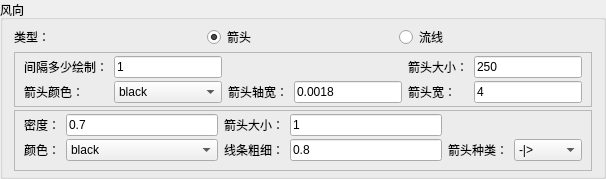
          <widget class="QGroupBox" name="groupBox_7">
           <property name="title">
            <string>风向</string>
           </property>
           <layout class="QGridLayout" name="gridLayout_7">
            <property name="topMargin">
             <number>5</number>
            </property>
            <property name="bottomMargin">
             <number>5</number>
            </property>
            <property name="verticalSpacing">
             <number>3</number>
            </property>
            <item row="1" column="0">
             <widget class="QFrame" name="frame">
              <property name="frameShape">
               <enum>QFrame::StyledPanel</enum>
              </property>
              <property name="frameShadow">
               <enum>QFrame::Raised</enum>
              </property>
              <layout class="QGridLayout" name="gridLayout_9">
               <property name="topMargin">
                <number>3</number>
               </property>
               <property name="bottomMargin">
                <number>3</number>
               </property>
               <property name="verticalSpacing">
                <number>3</number>
               </property>
               <item row="1" column="0">
                <widget class="QLabel" name="label_41">
                 <property name="text">
                  <string>箭头颜色：</string>
                 </property>
                </widget>
               </item>
               <item row="1" column="2">
                <widget class="QLabel" name="label_44">
                 <property name="text">
                  <string>箭头轴宽：</string>
                 </property>
                </widget>
               </item>
               <item row="1" column="1">
                <widget class="QComboBox" name="comboBox_11">
                 <item>
                  <property name="text">
                   <string>black</string>
                  </property>
                 </item>
                 <item>
                  <property name="text">
                   <string>white</string>
                  </property>
                 </item>
                 <item>
                  <property name="text">
                   <string>gray</string>
                  </property>
                 </item>
                 <item>
                  <property name="text">
                   <string>red</string>
                  </property>
                 </item>
                 <item>
                  <property name="text">
                   <string>blue</string>
                  </property>
                 </item>
                 <item>
                  <property name="text">
                   <string>green</string>
                  </property>
                 </item>
                 <item>
                  <property name="text">
                   <string>yellow</string>
                  </property>
                 </item>
                </widget>
               </item>
               <item row="1" column="4">
                <widget class="QLabel" name="label_45">
                 <property name="text">
                  <string>箭头宽：</string>
                 </property>
                </widget>
               </item>
               <item row="0" column="1">
                <widget class="QLineEdit" name="lineEdit_21">
                 <property name="text">
                  <string>1</string>
                 </property>
                </widget>
               </item>
               <item row="1" column="6">
                <widget class="QLineEdit" name="lineEdit_24">
                 <property name="text">
                  <string>4</string>
                 </property>
                </widget>
               </item>
               <item row="1" column="3">
                <widget class="QLineEdit" name="lineEdit_23">
                 <property name="text">
                  <string>0.0018</string>
                 </property>
                </widget>
               </item>
               <item row="0" column="0">
                <widget class="QLabel" name="label_42">
                 <property name="text">
                  <string>间隔多少绘制：</string>
                 </property>
                </widget>
               </item>
               <item row="0" column="4">
                <widget class="QLabel" name="label_63">
                 <property name="text">
                  <string>箭头大小：</string>
                 </property>
                </widget>
               </item>
               <item row="0" column="6">
                <widget class="QLineEdit" name="lineEdit_31">
                 <property name="text">
                  <string>250</string>
                 </property>
                </widget>
               </item>
              </layout>
             </widget>
            </item>
            <item row="0" column="0">
             <layout class="QHBoxLayout" name="horizontalLayout_9">
              <item>
               <widget class="QLabel" name="label_40">
                <property name="text">
                 <string>类型：</string>
                </property>
               </widget>
              </item>
              <item>
               <widget class="QRadioButton" name="radioButton_16">
                <property name="text">
                 <string>箭头</string>
                </property>
                <property name="checked">
                 <bool>true</bool>
                </property>
               </widget>
              </item>
              <item>
               <widget class="QRadioButton" name="radioButton_17">
                <property name="text">
                 <string>流线</string>
                </property>
               </widget>
              </item>
             </layout>
            </item>
            <item row="2" column="0">
             <widget class="QFrame" name="frame_2">
              <property name="frameShape">
               <enum>QFrame::StyledPanel</enum>
              </property>
              <property name="frameShadow">
               <enum>QFrame::Raised</enum>
              </property>
              <layout class="QGridLayout" name="gridLayout_10">
               <property name="topMargin">
                <number>3</number>
               </property>
               <property name="verticalSpacing">
                <number>3</number>
               </property>
               <item row="1" column="0">
                <widget class="QLabel" name="label_47">
                 <property name="text">
                  <string>颜色：</string>
                 </property>
                </widget>
               </item>
               <item row="1" column="3">
                <widget class="QLineEdit" name="lineEdit_26">
                 <property name="text">
                  <string>0.8</string>
                 </property>
                </widget>
               </item>
               <item row="1" column="2">
                <widget class="QLabel" name="label_48">
                 <property name="text">
                  <string>线条粗细：</string>
                 </property>
                </widget>
               </item>
               <item row="1" column="1">
                <widget class="QComboBox" name="comboBox_12">
                 <property name="minimumSize">
                  <size>
                   <width>70</width>
                   <height>0</height>
                  </size>
                 </property>
                 <item>
                  <property name="text">
                   <string>black</string>
                  </property>
                 </item>
                 <item>
                  <property name="text">
                   <string>white</string>
                  </property>
                 </item>
                 <item>
                  <property name="text">
                   <string>gray</string>
                  </property>
                 </item>
                 <item>
                  <property name="text">
                   <string>red</string>
                  </property>
                 </item>
                 <item>
                  <property name="text">
                   <string>blue</string>
                  </property>
                 </item>
                 <item>
                  <property name="text">
                   <string>green</string>
                  </property>
                 </item>
                 <item>
                  <property name="text">
                   <string>yellow</string>
                  </property>
                 </item>
                </widget>
               </item>
               <item row="0" column="3">
                <widget class="QLineEdit" name="lineEdit_22">
                 <property name="text">
                  <string>1</string>
                 </property>
                </widget>
               </item>
               <item row="0" column="0">
                <widget class="QLabel" name="label_46">
                 <property name="text">
                  <string>密度：</string>
                 </property>
                </widget>
               </item>
               <item row="0" column="2">
                <widget class="QLabel" name="label_43">
                 <property name="text">
                  <string>箭头大小：</string>
                 </property>
                </widget>
               </item>
               <item row="0" column="1">
                <widget class="QLineEdit" name="lineEdit_25">
                 <property name="text">
                  <string>0.7</string>
                 </property>
                </widget>
               </item>
               <item row="1" column="4">
                <widget class="QLabel" name="label_50">
                 <property name="text">
                  <string>箭头种类：</string>
                 </property>
                </widget>
               </item>
               <item row="1" column="5">
                <widget class="QComboBox" name="comboBox_13">
                 <item>
                  <property name="text">
                   <string>-|&gt;</string>
                  </property>
                 </item>
                 <item>
                  <property name="text">
                   <string>-</string>
                  </property>
                 </item>
                 <item>
                  <property name="text">
                   <string>-&gt;</string>
                  </property>
                 </item>
                 <item>
                  <property name="text">
                   <string>-[</string>
                  </property>
                 </item>
                 <item>
                  <property name="text">
                   <string>&lt;-</string>
                  </property>
                 </item>
                 <item>
                  <property name="text">
                   <string>&lt;-&gt;</string>
                  </property>
                 </item>
                 <item>
                  <property name="text">
                   <string>&lt;|-</string>
                  </property>
                 </item>
                 <item>
                  <property name="text">
                   <string>&lt;|-|&gt;</string>
                  </property>
                 </item>
                 <item>
                  <property name="text">
                   <string>]-</string>
                  </property>
                 </item>
                 <item>
                  <property name="text">
                   <string>]-[</string>
                  </property>
                 </item>
                 <item>
                  <property name="text">
                   <string>fancy</string>
                  </property>
                 </item>
                 <item>
                  <property name="text">
                   <string>simple</string>
                  </property>
                 </item>
                 <item>
                  <property name="text">
                   <string>wedge</string>
                  </property>
                 </item>
                 <item>
                  <property name="text">
                   <string>|-|</string>
                  </property>
                 </item>
                </widget>
               </item>
              </layout>
             </widget>
            </item>
           </layout>
          </widget>
